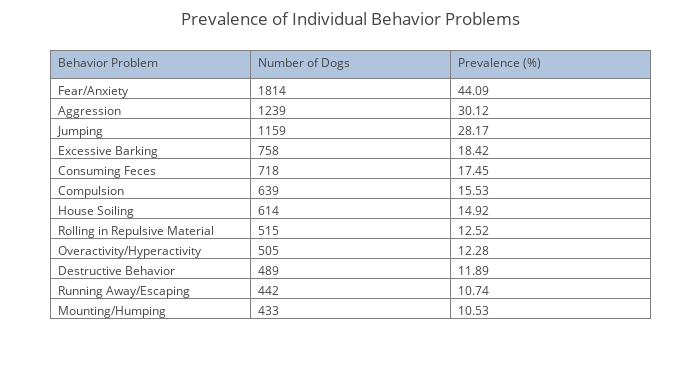

Here is the notebook cell this chart was saved with:
### Markdown cell above
## 3 Prevalence of Individual Behavior Problems

This section aims to calculate the prevalence for each behavior problem included in the study. The adjusted dataset is utilized to eliminate potential bias.

### Code cell
# Create the necessary dataframe.
fields = []
labels = []
for counter, category in enumerate(CATEGORY, 1):
    if counter > 10:
        counter += 1;
    fields.append('q02_main_{}'.format(counter))
    labels.append(category)
fields = ', '.join(fields)
df = createNumericDataFrame(DOG_TABLE, fields, labels, filtered=True)

# Get individual behavior problem counts and display as a table.
sums = df.sum()
sums = sums.sort_values(ascending=False)

# Calculate the prevalence of each behavior problem.
total_dogs = len(df.index)
prevalences = sums.apply(PREVALENCE)

# Get individual behavior problem counts and display as a table.
data = [go.Table(header=dict(values=['Behavior Problem', 'Number of Dogs', 'Prevalence (%)'],
                             fill = dict(color='#B0C4DE'),
                             align = ['left'] * 3),
                 cells=dict(values=[sums.index.values, sums.values, prevalences.values],
                            align = ['left'] * 3,
                            format = [None, 'd', '.2f']))]
layout = go.Layout(title='Prevalence of Individual Behavior Problems',
                   width=700,
                   height=375,
                   margin=go.Margin(l=50, r=50, b=50, t=50, pad=4))
fig = dict(data=data, layout=layout)
if SAVE_OUTPUT:
    py.plot(fig, image='png', image_width=700, image_height=375,
            image_filename='3_0_prevelence_of_categories')
py.iplot(fig)

### Figure 1 — Plotly figure (JSON) as saved in the notebook; plotly's stock layout.template omitted (floating-point values rounded to 4 significant figures)
{"data": [{"cells": {"align": ["left", "left", "left"], "format": [null, "d", ".2f"], "values": [["Fear/Anxiety", "Aggression", "Jumping", "Excessive Barking", "Consuming Feces", "Compulsion", "House Soiling", "Rolling in Repulsive Material", "Overactivity/Hyperactivity", "Destructive Behavior", "Running Away/Escaping", "Mounting/Humping"], [1814, 1239, 1159, 758, 718, 639, 614, 515, 505, 489, 442, 433], [44.09, 30.12, 28.17, 18.42, 17.45, 15.53, 14.92, 12.52, 12.28, 11.89, 10.74, 10.53]]}, "header": {"align": ["left", "left", "left"], "fill": {"color": "#B0C4DE"}, "values": ["Behavior Problem", "Number of Dogs", "Prevalence (%)"]}, "type": "table"}], "layout": {"height": 375, "margin": {"b": 50, "l": 50, "pad": 4, "r": 50, "t": 50}, "title": "Prevalence of Individual Behavior Problems", "width": 700}}
